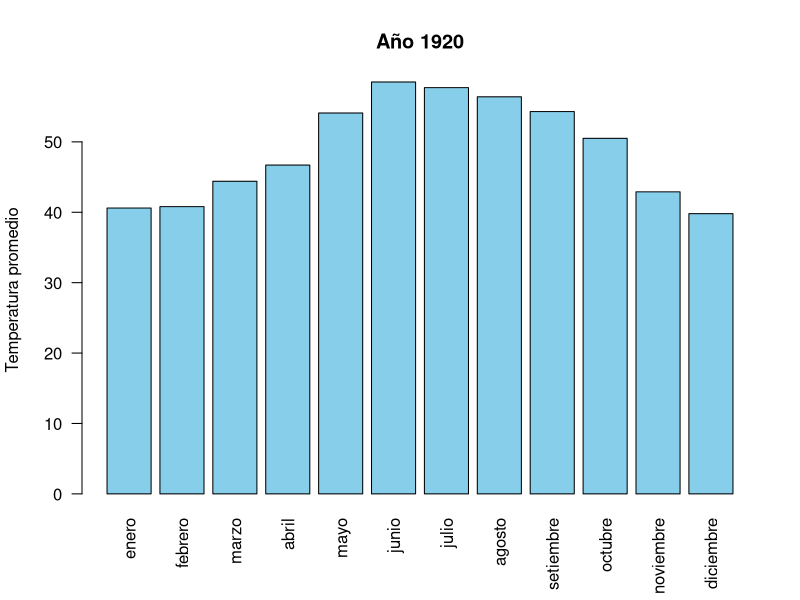

This chart was generated by the following R code:
setwd("D:/Mastering-Shiny_Book-Club/flujo_de_trabajo/paso-0_base")

temperaturas <- read.csv("temperaturas.csv")

anio <- 1920

temperatura_anual <- temperaturas[temperaturas$anio == 1920,]
temperatura_anual <- unlist(temperatura_anual)[-1]

barplot(
  height = temperatura_anual, col = "skyblue", 
  xlab = "", ylab = "Temperatura promedio",
  main = paste0("Año ", anio),
  names = names(temperatura_anual), las = 2
)

mes_max_temperatura <- colnames(temperaturas)[1+which.max(temperatura_anual)]
mes_min_temperatura <- colnames(temperaturas)[1+which.min(temperatura_anual)]

# # Fijar ruta
# setwd("D:/Mastering-Shiny_Book-Club/flujo_de_trabajo/paso-0_base")

# # Base de datos usada para crear el data frame "temperaturas":
# # nottem (Average Monthly Temperatures at Nottingham, 1920-1939)
# temperaturas <- read.csv("temperaturas.csv")

# # Fijar un año
# # Años posibles: 1920 a 1939
# anio <- 1930

# # Diagrama de barras
# temperatura_anual <- temperaturas[temperaturas$anio == anio,]
# temperatura_anual <- unlist(temperatura_anual)[-1]

# barplot(
#   height = temperatura_anual, col ="skyblue",
#   xlab = "", ylab = "Temperatura promedio",
#   main = paste0("Año ", anio),
#   names = colnames(temperatura_anual)[-1], las = 2
# )

# # Meses de mínima y máxima temperatura
# mes_max_temperatura <- colnames(temperaturas)[1+which.max(temperatura_anual)]
# mes_min_temperatura <- colnames(temperaturas)[1+which.min(temperatura_anual)]

# mes_max_temperatura
# mes_min_temperatura
